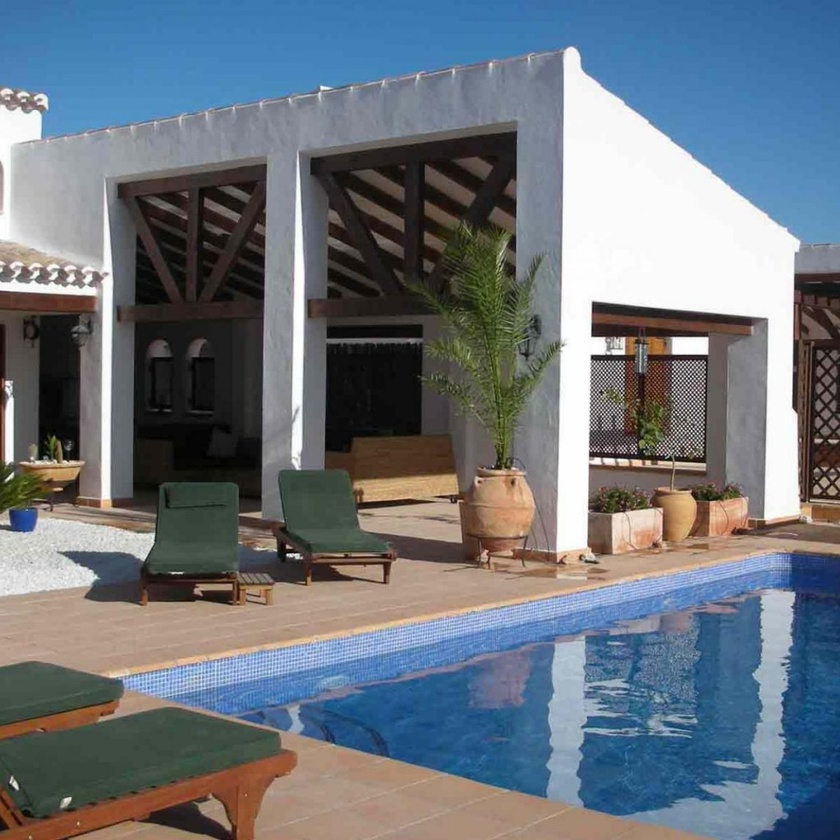
#> input picture MatchTemplate/image.jpeg, 840 x 840 px, shrunk from 1024 x 1024 before the run
$ python histogram.py ../MatchTemplate/image.jpeg 5   (Python 2 division)
#> lines starting #> are read from the running program, lines starting #| are printed output that depends on the picture
#> further down, img is the input picture: shape (840, 840, 3); mean B, G, R 126.3, 117.3, 109.1
import sys,os
import cv2
import matplotlib.pyplot as plt
import numpy as np

def grayscaleHistogram(img):
	gray = cv2.cvtColor(img,cv2.COLOR_BGR2GRAY)
        histogram = np.zeros(256,int)
	for i in range(len(img)):
	        for j in range(len(img[0])):
                       histogram[img[i,j]] = histogram[img[i,j]] + 1
        plt.plot(range(256),histogram, 'k-')
        plt.xlabel('Pixel values')
        plt.ylabel('Frequency')
        plt.title("Histogram GrayScale")
        plt.savefig('./Results/GrayHistogram.png')

def RGBHistogram(img):
	r = np.zeros(256,int)
	g = np.zeros(256,int)
	b = np.zeros(256,int)

	for i in range(len(img)):
		for j in range(len(img[0])):
			r[img[i,j,2]] = r[img[i,j,2]] + 1
			g[img[i,j,1]] = g[img[i,j,1]] + 1
			b[img[i,j,0]] = b[img[i,j,0]] + 1
#> after the loop, b = 256 values, max 23032 at index 251, min 194 at index 1, mean 2756.2; g = 256 values, max 22662 at index 251, min 9 at index 0, mean 2756.2; r = 256 values, max 22551 at index 251, min 18 at index 0, mean 2756.2

	plt.plot(range(256),r,'r-',range(256),g,'g-',range(256),b,'b-')
	plt.xlabel('Pixel values')
	plt.ylabel('Frequency')
	plt.title('Histogram RGB')
	plt.savefig('./Results/RGBHistogram.png')
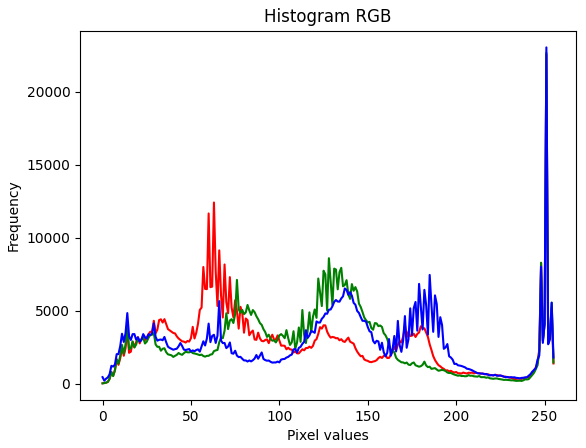
#> figure drawn by matplotlib, 1 panel; curve peaks at x = 251, y = 22551; curve peaks at x = 251, y = 22662; curve peaks at x = 251, y = 23032

if __name__ == "__main__":
	if(len(sys.argv) != 3):
		print "Wrong input. Ex: python histogram.py imagename.extension  0 or 1"
		exit()

	img = cv2.imread(sys.argv[1])
	if(int(sys.argv[2]) == 0):
		grayscaleHistogram(img)
	else:
		RGBHistogram(img)


$ run again, on MatchTemplate/temp2.jpg
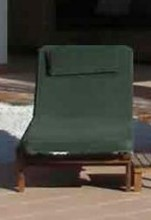
#> input picture MatchTemplate/temp2.jpg, 151 x 220 px
#> img is the input picture: shape (220, 151, 3); mean B, G, R 63.6, 72.2, 75.1
#> after the loop in RGBHistogram, `for i in range(len(img)):`: b = 256 values, max 1060 at index 60, min 0 at index 166, mean 129.8; g = 256 values, max 1075 at index 70, min 0 at index 187, mean 129.8; r = 256 values, max 1109 at index 57, min 0 at index 238, mean 129.8
#> in RGBHistogram, `plt.savefig('./Results/RGBHistogram.png')`:
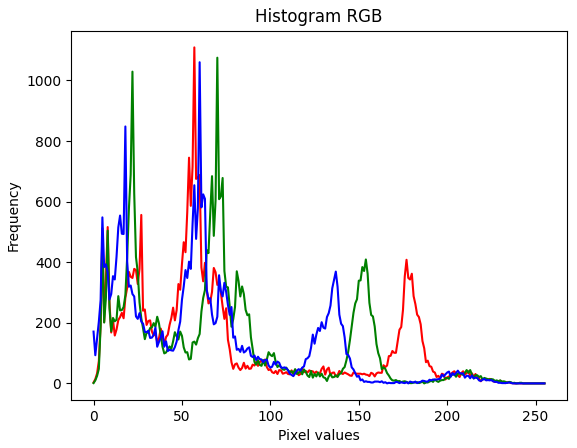
#> figure drawn by matplotlib, 1 panel; curve peaks at x = 57, y = 1109; curve peaks at x = 70, y = 1075; curve peaks at x = 60, y = 1060

$ run again, on MatchTemplate/temp3.jpg
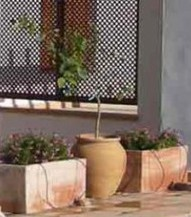
#> input picture MatchTemplate/temp3.jpg, 191 x 217 px
#> img is the input picture: shape (217, 191, 3); mean B, G, R 97.1, 109.8, 128.1
#> after the loop in RGBHistogram, `for i in range(len(img)):`: b = 256 values, max 661 at index 90, min 0 at index 253, mean 161.9; g = 256 values, max 660 at index 94, min 0 at index 4, mean 161.9; r = 256 values, max 751 at index 99, min 0 at index 0, mean 161.9
#> in RGBHistogram, `plt.savefig('./Results/RGBHistogram.png')`:
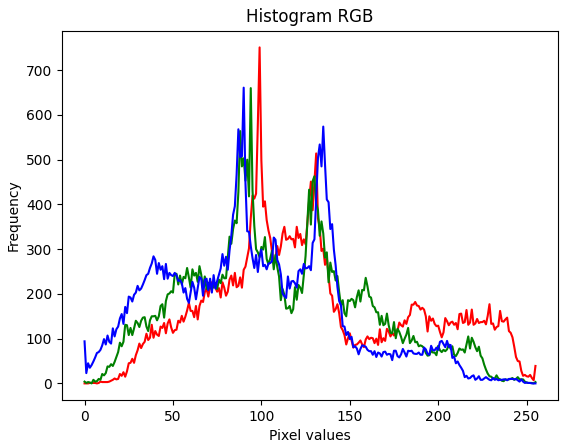
#> figure drawn by matplotlib, 1 panel; curve peaks at x = 99, y = 751; curve peaks at x = 94, y = 660; curve peaks at x = 90, y = 661
